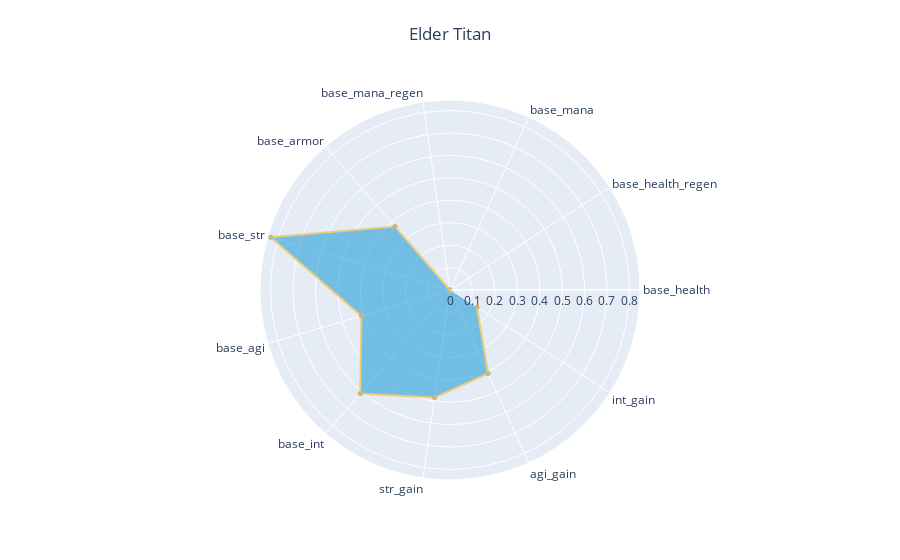

Write notebook code for a chart like this one.
### Code cell
fig = go.Figure()
fig.add_trace(
    go.Scatterpolar(
        r=list(heroes_df.loc[hero_id][['base_health','base_health_regen', 'base_mana', 'base_mana_regen', 'base_armor',
                        'base_str', 'base_agi','base_int',
                        'str_gain', 'agi_gain', 'int_gain']]),
        theta=['base_health','base_health_regen', 'base_mana', 'base_mana_regen', 'base_armor',
                        'base_str', 'base_agi','base_int',
                        'str_gain', 'agi_gain', 'int_gain'],
        mode='markers+lines',
        text=list(heroes_df.loc[hero_id]['localized_name']),
        textposition="top center",
        textfont_size=15,
        fill="toself",
        fillcolor="#008FD3",
        line=dict(color="#F0AB00"),
        marker=dict(color="#AB7A00",size=5),
        opacity=0.5,
        name=heroes_df.loc[hero_id]['localized_name']
    )
)
fig.update_traces(hovertemplate='%{theta}' + '<br>Value:%{r:2f}</br>', selector=dict(type='scatterpolar'))
fig.update_layout(title=dict(text=heroes_df.loc[hero_id]['localized_name'],x=0.5,y=0.95))
fig

### Figure 1 — Plotly figure (JSON) as saved in the notebook; plotly's stock layout.template omitted (floating-point values rounded to 4 significant figures)
{"data": [{"fill": "toself", "fillcolor": "#008FD3", "hovertemplate": "%{theta}<br>Value:%{r:2f}</br>", "line": {"color": "#F0AB00"}, "marker": {"color": "#AB7A00", "size": 5}, "mode": "markers+lines", "name": "Elder Titan", "opacity": 0.5, "r": [0, 0, 0, 0, 0.375, 0.8333, 0.4118, 0.6111, 0.4839, 0.4091, 0.1429], "text": ["E", "l", "d", "e", "r", " ", "T", "i", "t", "a", "n"], "textfont": {"size": 15}, "textposition": "top center", "theta": ["base_health", "base_health_regen", "base_mana", "base_mana_regen", "base_armor", "base_str", "base_agi", "base_int", "str_gain", "agi_gain", "int_gain"], "type": "scatterpolar"}], "layout": {"title": {"text": "Elder Titan", "x": 0.5, "y": 0.95}}}
